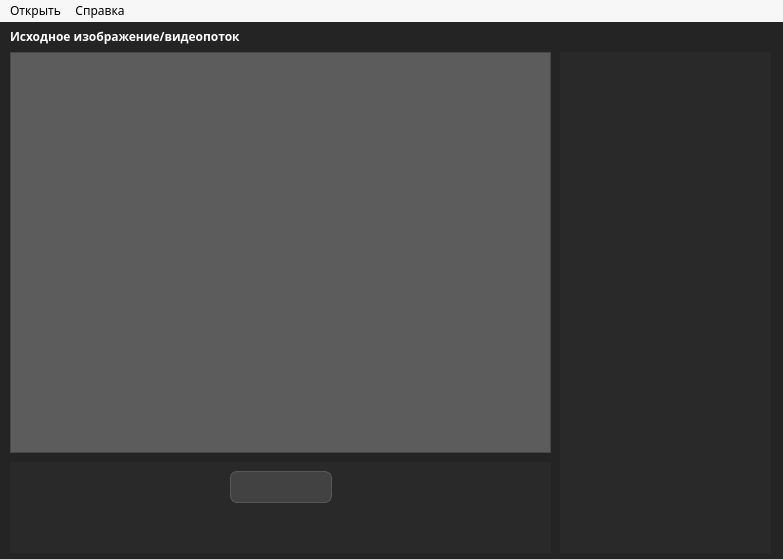
<?xml version="1.0" encoding="UTF-8"?>
<ui version="4.0">
 <class>MainWindow</class>
 <widget class="QMainWindow" name="MainWindow">
  <property name="geometry">
   <rect>
    <x>0</x>
    <y>0</y>
    <width>783</width>
    <height>559</height>
   </rect>
  </property>
  <property name="contextMenuPolicy">
   <enum>Qt::PreventContextMenu</enum>
  </property>
  <property name="windowTitle">
   <string>Data Mining App</string>
  </property>
  <property name="autoFillBackground">
   <bool>false</bool>
  </property>
  <property name="styleSheet">
   <string notr="true">background-color: #f7f7f7;
color: #000000;
font-family: Grotesco;</string>
  </property>
  <widget class="QWidget" name="centralwidget">
   <property name="styleSheet">
    <string notr="true">background-color: #242424</string>
   </property>
   <widget class="QScrollArea" name="scrollPictureArea">
    <property name="geometry">
     <rect>
      <x>10</x>
      <y>30</y>
      <width>541</width>
      <height>401</height>
     </rect>
    </property>
    <property name="styleSheet">
     <string notr="true">background-color: #5c5c5c</string>
    </property>
    <property name="widgetResizable">
     <bool>true</bool>
    </property>
    <widget class="QWidget" name="scrollAreaWidgetContents">
     <property name="geometry">
      <rect>
       <x>0</x>
       <y>0</y>
       <width>539</width>
       <height>399</height>
      </rect>
     </property>
    </widget>
   </widget>
   <widget class="QFrame" name="gridFrame">
    <property name="geometry">
     <rect>
      <x>10</x>
      <y>440</y>
      <width>541</width>
      <height>91</height>
     </rect>
    </property>
    <property name="styleSheet">
     <string notr="true">background-color: #292929</string>
    </property>
    <layout class="QGridLayout" name="gridLayout" columnstretch="0,0,0">
     <item row="1" column="1">
      <widget class="QPushButton" name="playButton">
       <property name="enabled">
        <bool>true</bool>
       </property>
       <property name="styleSheet">
        <string notr="true">QPushButton{
	color: rgb(255, 255, 255);
     background-color:rgba(255,255,255,30);
     border: 1px solid rgba(255,255,255,40);
     border-radius:7px;
width: 100;
height: 30;
}
QPushButton:hover{
background-color:rgba(255,255,255,50);
}
QPushButton:pressed{
background-color:rgba(255,255,255,70);
}</string>
       </property>
       <property name="text">
        <string/>
       </property>
      </widget>
     </item>
     <item row="2" column="1">
      <spacer name="verticalSpacer">
       <property name="orientation">
        <enum>Qt::Vertical</enum>
       </property>
       <property name="sizeHint" stdset="0">
        <size>
         <width>20</width>
         <height>40</height>
        </size>
       </property>
      </spacer>
     </item>
     <item row="1" column="0">
      <spacer name="horizontalSpacer">
       <property name="orientation">
        <enum>Qt::Horizontal</enum>
       </property>
       <property name="sizeHint" stdset="0">
        <size>
         <width>40</width>
         <height>20</height>
        </size>
       </property>
      </spacer>
     </item>
     <item row="1" column="2">
      <spacer name="horizontalSpacer_2">
       <property name="orientation">
        <enum>Qt::Horizontal</enum>
       </property>
       <property name="sizeHint" stdset="0">
        <size>
         <width>40</width>
         <height>20</height>
        </size>
       </property>
      </spacer>
     </item>
    </layout>
   </widget>
   <widget class="QLabel" name="LabelPictureArea">
    <property name="geometry">
     <rect>
      <x>10</x>
      <y>-1</y>
      <width>541</width>
      <height>31</height>
     </rect>
    </property>
    <property name="font">
     <font>
      <family>Grotesco</family>
      <weight>75</weight>
      <bold>true</bold>
     </font>
    </property>
    <property name="styleSheet">
     <string notr="true">color: white;</string>
    </property>
    <property name="text">
     <string>Исходное изображение/видеопоток</string>
    </property>
   </widget>
   <widget class="QFrame" name="rightGridFrame">
    <property name="geometry">
     <rect>
      <x>560</x>
      <y>30</y>
      <width>211</width>
      <height>501</height>
     </rect>
    </property>
    <property name="styleSheet">
     <string notr="true">background-color: #292929</string>
    </property>
    <layout class="QGridLayout" name="gridLayout_2"/>
   </widget>
  </widget>
  <widget class="QMenuBar" name="menubar">
   <property name="geometry">
    <rect>
     <x>0</x>
     <y>0</y>
     <width>783</width>
     <height>20</height>
    </rect>
   </property>
   <property name="autoFillBackground">
    <bool>false</bool>
   </property>
   <widget class="QMenu" name="menuOpen">
    <property name="enabled">
     <bool>true</bool>
    </property>
    <property name="tearOffEnabled">
     <bool>false</bool>
    </property>
    <property name="title">
     <string>Открыть</string>
    </property>
    <addaction name="actionOpenImage"/>
    <addaction name="actionOpenVideo"/>
    <addaction name="actionOpenCamera"/>
   </widget>
   <widget class="QMenu" name="menuHelp">
    <property name="title">
     <string>Справка</string>
    </property>
   </widget>
   <addaction name="menuOpen"/>
   <addaction name="menuHelp"/>
  </widget>
  <action name="actionOpenImage">
   <property name="text">
    <string>Изображение</string>
   </property>
  </action>
  <action name="actionOpenVideo">
   <property name="text">
    <string>Видеопоток</string>
   </property>
  </action>
  <action name="actionOpenCamera">
   <property name="text">
    <string>Веб-камера</string>
   </property>
  </action>
 </widget>
 <resources/>
 <connections/>
</ui>
